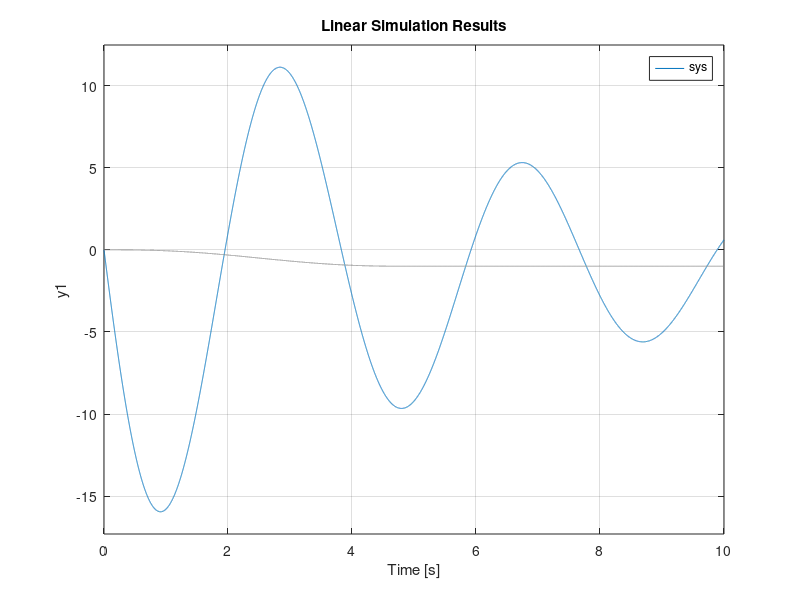

This chart was generated by the following MATLAB code:
clear; close all; 

% Constanten
cam = load('Geometrie_e.mat');
%rise pas aan
rise=3;
k_f = 10; 
k_s = 0;
m = 3;%18?
dzeta = 0.1;
omega = pi;
omega_n = sqrt( (k_f+k_s)/m);
% welke rise?
if (rise == 1) % waardes uit tabel slide 24
    beta = 75; % aanpassen voor verschillende rise
    N = 4;
    Q = 24*35;
elseif (rise == 2)
    beta = 60;
    N = 3;
    Q = 60;
elseif (rise == 3)
    beta = 80;
    N = 3; 
    Q = 60;
end
t_n = 2*pi/omega_n;
t_1 = 2*pi/180 * beta / omega;
lambda = t_1/t_n; % lambda is zeer klein <<10 dus benadering niet geldig
dzeta*lambda - 0.75 %moet groter zijn dan nul anders is benadering slecht
% het ziet er naar uit dat we numeriek gaan moeten uitwerken 
% k_f kiezen zodat er aan de benaderingsvoorwaarde voldaan wordt
k_f = 2*pi*m*.75/t_1/dzeta -k_s


theta = cam.S;
theta_dot  = cam.V;
t= 0:0.001:t_1; % in seconden
tau =  0:(1/1600):10;%t/t_1;  %

A_max = Q/(2*pi*lambda)^N


%% numerieke analyse
teller = (2*pi*lambda)^2;
noemer = [1, 2*dzeta*(2*pi*lambda), (2*pi*lambda)^2];
sys = tf(teller, noemer);

theta_3 = theta(200e2:360e2);
theta_init = [theta(200e2) theta_dot(200e2)];
lsim(sys,theta_3/30-1,tau, theta_init)



    